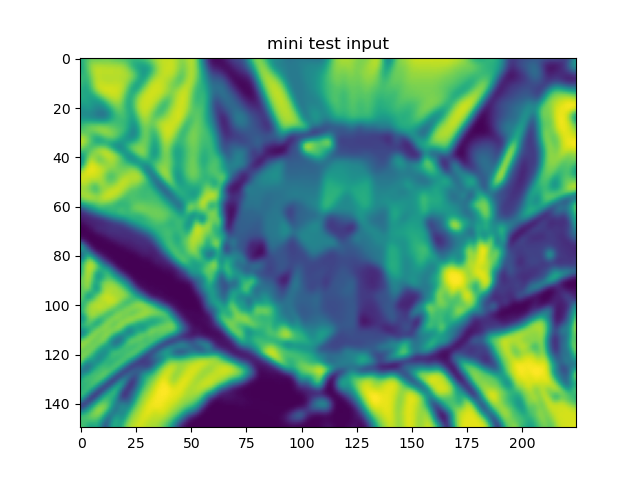
#> input picture mini_test_input.png, 640 x 480 px, given in place of 00000000.png, which was not available
$ python -i load_data_real_video.py   (imports and definitions only)
#> lines starting #> are read from the running program, lines starting #| are printed output that depends on the picture; pictures that were not available may be replaced by others from this repository, and a replacement may not be noted
# -*- coding: utf-8 -*-
import numpy
import math
from PIL import Image
import cv2
import matplotlib.pyplot as plt
import os.path
from pytorch.utils.load_data import *
import time

'''
resample – An optional resampling filter.
This can be one of PIL.Image.NEAREST (use nearest neighbour),
PIL.Image.BILINEAR (linear interpolation),
PIL.Image.BICUBIC (cubic spline interpolation),
or PIL.Image.LANCZOS (a high-quality downsampling filter).
If omitted, or if the image has mode “1” or “P”, it is set PIL.Image.NEAREST.
'''


# getIndex is used to take the i average-splitted frames out -----------------------------------------------------------
# [171 lines left out: functions getIndex, pickFrame, pack, packed_image_set, single_image_set, get_container_input and 1 more, not called in this run]


def get_input_y_channel_REDS_train(file_path):
#> called with file_path = '../mini_test_input.png'
    AMOUNT = 100

    for i in range(5):  # for each file
        for j in range(100):  # for each image, extract Y channel to return
            temp_org_img = Image.open(
                file_path + "/train/train_sharp/train/train_sharp/" + '/%03d' % i + "/%08d.png" % j)
#> temp_org_img is the input picture: PIL image 640x480 RGBA; mean R, G, B, A 144.8, 181.2, 168.8, 255
            temp_cmp_img = Image.open(
                file_path + "/train/train_sharp_bicubic/train/train_sharp_bicubic/X4" + "/%03d/" % i + "%08d.png" % j)
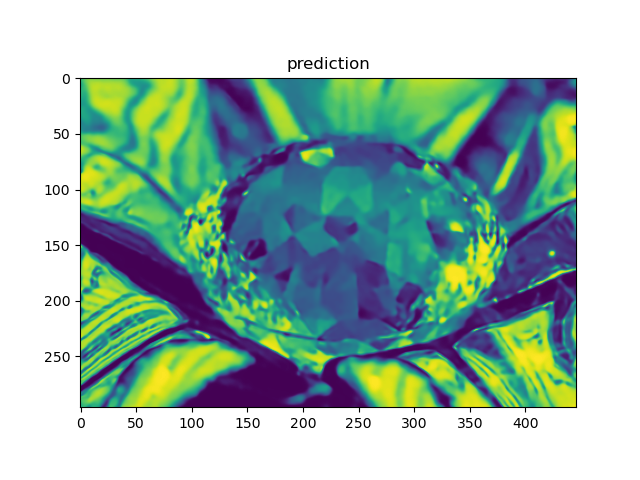
#> input picture mini_test_prediciton.png, 640 x 480 px, given in place of 00000000.png, which was not available
#> temp_cmp_img is the input picture: PIL image 640x480 RGBA; mean R, G, B, A 159.6, 187.2, 175.4, 255
            temp_org_array = numpy.array(temp_org_img)
            temp_cmp_array = numpy.array(temp_cmp_img)
            temp_org_yuv_img = cv2.cvtColor(temp_org_array, cv2.COLOR_BGR2YUV)
#> temp_org_yuv_img: shape (480, 640, 3); mean of channels 0, 1, 2 173.3, 114, 124
            org_y, org_u, org_v = cv2.split(temp_org_yuv_img)
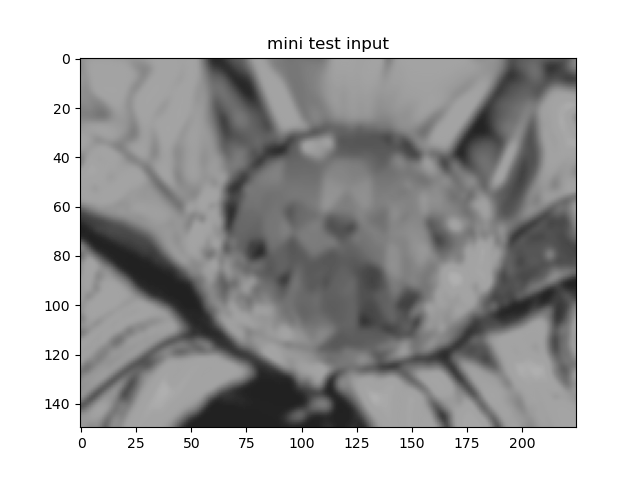
#> org_y: shape (480, 640); min 0, max 255, mean 173.3
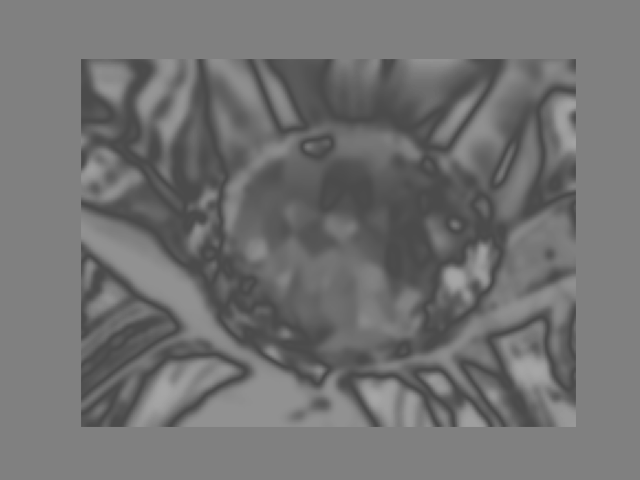
#> org_u: shape (480, 640); min 75, max 166, mean 114
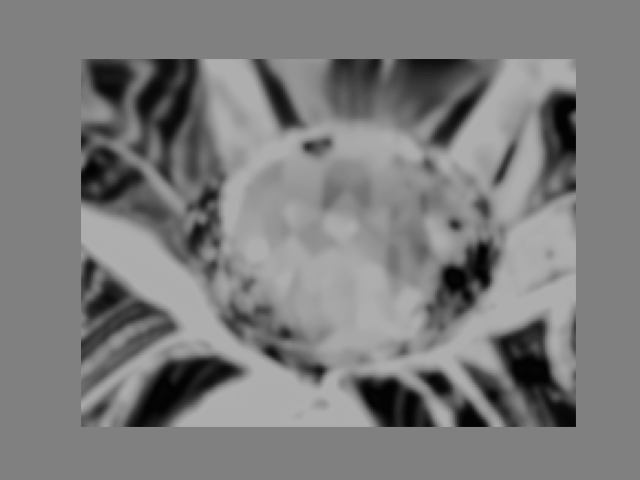
#> org_v: shape (480, 640); min 3, max 174, mean 124
            temp_cmp_yuv_img = cv2.cvtColor(temp_cmp_array, cv2.COLOR_BGR2YUV)
#> temp_cmp_yuv_img: shape (480, 640, 3); mean of channels 0, 1, 2 180.5, 117.7, 123.5
            cmp_y, cmp_u, cmp_v = cv2.split(temp_cmp_yuv_img)
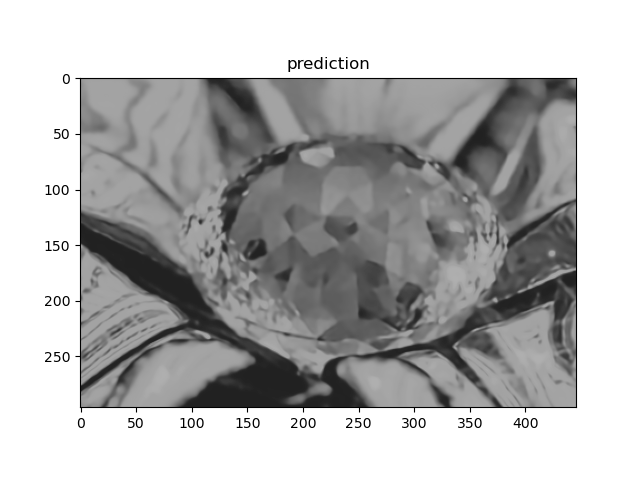
#> cmp_y: shape (480, 640); min 0, max 255, mean 180.5
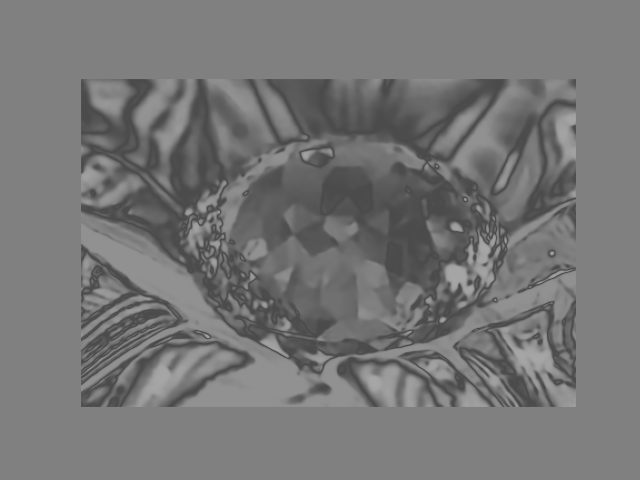
#> cmp_u: shape (480, 640); min 75, max 166, mean 117.7
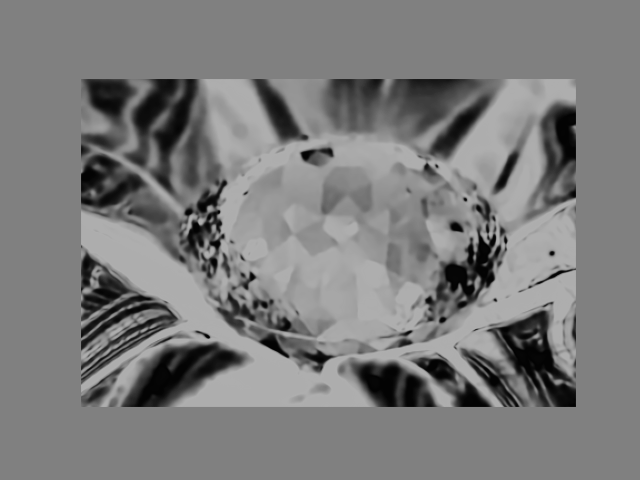
#> cmp_v: shape (480, 640); min 3, max 174, mean 123.5
            (HEIGHT_ORG, WIDTH_ORG) = org_y.shape
#> HEIGHT_ORG = 480; WIDTH_ORG = 640
            (HEIGHT_CMP, WIDTH_CMP) = cmp_y.shape
#> HEIGHT_CMP = 480; WIDTH_CMP = 640
            # adding one dimension for channel
            org_y = org_y.reshape(1, 1, HEIGHT_ORG, WIDTH_ORG)
            cmp_y = cmp_y.reshape(1, 1, HEIGHT_CMP, WIDTH_CMP)
            if j == 0:
                current_file_x = cmp_y
                current_file_y = org_y
            else:
                current_file_x = numpy.concatenate((current_file_x, cmp_y), axis=0)
                current_file_y = numpy.concatenate((current_file_y, org_y), axis=0)
        current_repacked_x = repacking(current_file_x)
        current_file_y = current_file_y[2:AMOUNT - 2, :, 2:HEIGHT_ORG - 2, 2:WIDTH_ORG - 2]
        if i == 0:
            data_x = current_repacked_x
            data_y = current_file_y
        else:
            data_x = numpy.concatenate((data_x, current_repacked_x), axis=0)
            data_y = numpy.concatenate((data_y, current_file_y), axis=0)

    data_x, data_y = numpy.array(data_x), numpy.array(data_y)
    return (data_x, data_y, HEIGHT_CMP, WIDTH_CMP, HEIGHT_ORG, WIDTH_ORG)


# [34 lines left out: function get_input_y_channel_REDS_valid, not called in this run]

#> (the run stopped early here; a loop or call above may not have finished)
